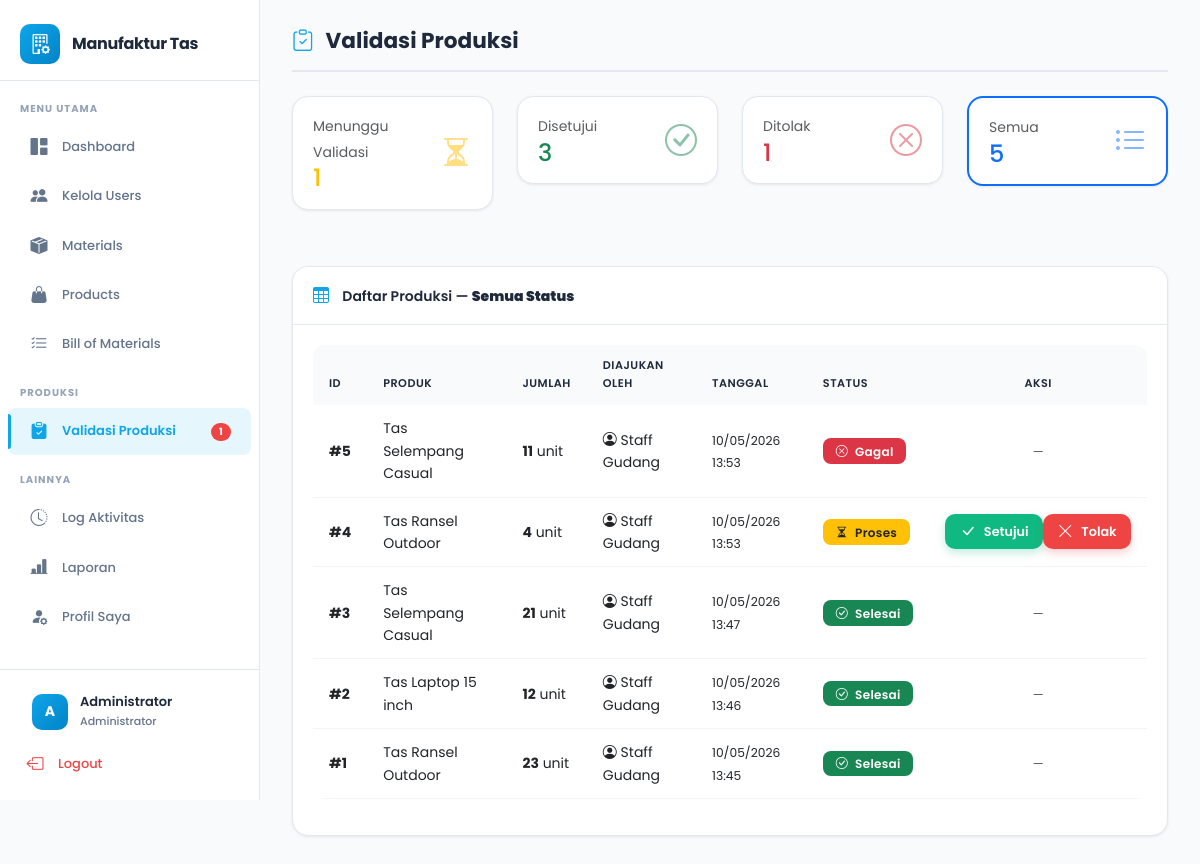
Page /pages/produksi/validasi.php?filter=semua (signed in) on the earlier database version.
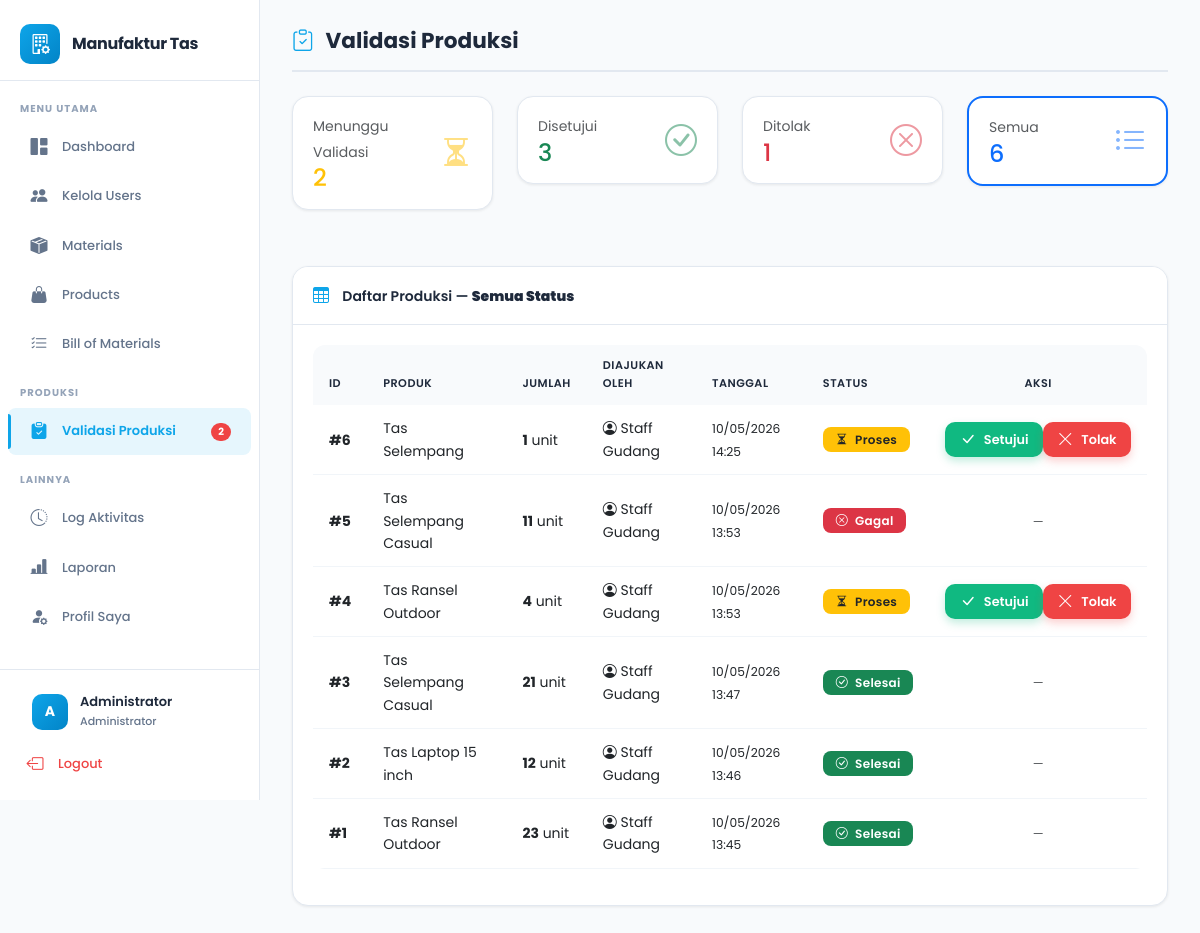
Same page on the later database version.
### tables this page shows
CREATE TABLE `produksi` (
  `id` int NOT NULL,
  `product_id` int NOT NULL,
  `user_id` int NOT NULL,
  `jumlah_produksi` int NOT NULL,
  `status` enum('proses','selesai','gagal') DEFAULT 'proses',
  `tanggal` timestamp NULL DEFAULT CURRENT_TIMESTAMP
);

CREATE TABLE `products` (
  `id` int NOT NULL,
  `nama_produk` varchar(150) NOT NULL,
  `deskripsi` text,
  `stok` int DEFAULT '0',
  `created_at` timestamp NULL DEFAULT CURRENT_TIMESTAMP
);

CREATE TABLE `users` (
  `id` int NOT NULL,
  `nama` varchar(100) NOT NULL,
  `username` varchar(50) NOT NULL,
  `password` varchar(255) NOT NULL,
  `role` enum('administrator','procurement','gudang') NOT NULL,
  `reset_token` varchar(64) DEFAULT NULL,
  `reset_token_expire` datetime DEFAULT NULL,
  `created_at` timestamp NULL DEFAULT CURRENT_TIMESTAMP
);

### pages/produksi/validasi.php (the view, shortened to what the changed rows need)
<?php
require_once '../../config/database.php';
$filter = $_GET['filter'] ?? 'proses';
$where = ($filter !== 'semua') ? "WHERE p.status = '$filter'" : "";
$stmt = $pdo->query("
    SELECT p.*, pr.nama_produk, u.nama as nama_user
    FROM produksi p
    JOIN products pr ON p.product_id = pr.id
    JOIN users u ON p.user_id = u.id
    $where
    ORDER BY p.tanggal DESC
");
$daftar_produksi = $stmt->fetchAll();
$stmt = $pdo->query("SELECT status, COUNT(*) as total FROM produksi GROUP BY status");
$status_counts = [];
while ($row = $stmt->fetch()) {
    $status_counts[$row['status']] = $row['total'];
}
include '../../includes/header.php';
?>
<div class="page-header">
    <h2><i class="bi bi-clipboard-check"></i> Validasi Produksi</h2>
</div>
<div class="row mb-4">
    <div class="col-md-3 mb-2">
        <a href="?filter=proses" class="text-decoration-none">
            <div class="card <?php echo $filter == 'proses' ? 'border-warning border-2' : ''; ?>">
                <div class="card-body py-3">
                    <div class="d-flex align-items-center justify-content-between">
                        <div>
                            <small class="text-muted">Menunggu Validasi</small>
                            <h4 class="mb-0 text-warning"><?php echo $status_counts['proses'] ?? 0; ?></h4>
                        </div>
                    </div>
                </div>
            </div>
        </a>
    </div>
    <div class="col-md-3 mb-2">
        <a href="?filter=semua" class="text-decoration-none">
            <div class="card <?php echo $filter == 'semua' ? 'border-primary border-2' : ''; ?>">
                <div class="card-body py-3">
                    <div class="d-flex align-items-center justify-content-between">
                        <div>
                            <small class="text-muted">Semua</small>
                            <h4 class="mb-0 text-primary"><?php echo array_sum($status_counts); ?></h4>
                        </div>
                    </div>
                </div>
            </div>
        </a>
    </div>
</div>
<div class="card">
    <div class="card-body">
        <?php if (empty($daftar_produksi)): ?>
        <p class="text-muted text-center py-4">
            <i class="bi bi-inbox" style="font-size: 2rem;"></i><br>
            Tidak ada data produksi
        </p>
        <?php else: ?>
        <div class="table-responsive">
            <table class="table table-hover align-middle">
                <thead>
                    <tr>
                        <th>ID</th>
                        <th>Produk</th>
                        <th>Jumlah</th>
                        <th>Diajukan Oleh</th>
                        <th>Tanggal</th>
                        <th>Status</th>
                        <th class="text-center">Aksi</th>
                    </tr>
                </thead>
                <tbody>
                    <?php foreach ($daftar_produksi as $prod): ?>
                    <tr>
                        <td><strong>#<?php echo $prod['id']; ?></strong></td>
                        <td><?php echo htmlspecialchars($prod['nama_produk']); ?></td>
                        <td><strong><?php echo $prod['jumlah_produksi']; ?></strong> unit</td>
                        <td>
                            <i class="bi bi-person-circle"></i>
                            <?php echo htmlspecialchars($prod['nama_user']); ?>
                        </td>
                        <td>
                            <small><?php echo date('d/m/Y H:i', strtotime($prod['tanggal'])); ?></small>
                        </td>
                        <td>
                            <?php
                            $badge_class = [
                                'proses' => 'bg-warning text-dark',
                                'selesai' => 'bg-success',
                                'gagal' => 'bg-danger'
                            ];
                            $badge_icon = [
                                'proses' => 'bi-hourglass-split',
                                'selesai' => 'bi-check-circle',
                                'gagal' => 'bi-x-circle'
                            ];
                            ?>
                            <span class="badge <?php echo $badge_class[$prod['status']]; ?>">
                                <i class="bi <?php echo $badge_icon[$prod['status']]; ?>"></i>
                                <?php echo ucfirst($prod['status']); ?>
                            </span>
                        </td>
                        <td class="text-center">
                            <?php if ($prod['status'] === 'proses'): ?>
                            <div class="btn-group btn-group-sm">
                                <form method="POST" action="" class="d-inline"
                                      onsubmit="return confirm('Setujui produksi #<?php echo $prod['id']; ?>?\nStok <?php echo htmlspecialchars($prod['nama_produk']); ?> akan bertambah <?php echo $prod['jumlah_produksi']; ?> unit.')">
                                    <button type="submit" class="btn btn-success btn-sm" title="Setujui">
                                        <i class="bi bi-check-lg"></i> Setujui
                                    </button>
                                </form>
                                <form method="POST" action="" class="d-inline"
                                      onsubmit="return confirm('Tolak produksi #<?php echo $prod['id']; ?>?\nStok material yang sudah terpakai akan dikembalikan.')">
                                    <button type="submit" class="btn btn-danger btn-sm" title="Tolak">
                                        <i class="bi bi-x-lg"></i> Tolak
                                    </button>
                                </form>
                            </div>
                            <?php else: ?>
                            <span class="text-muted"><small>—</small></span>
                            <?php endif; ?>
                        </td>
                    </tr>
                    <?php endforeach; ?>
                </tbody>
            </table>
        </div>
        <?php endif; ?>
    </div>
</div>
<?php include '../../includes/footer.php'; ?>

### includes/header.php (shortened to what the changed rows need)
<!DOCTYPE html>
<html lang="id">
<head>
    <link href="https://cdn.jsdelivr.net/npm/bootstrap@5.3.0/dist/css/bootstrap.min.css" rel="stylesheet">
    <link rel="stylesheet" href="https://cdn.jsdelivr.net/npm/bootstrap-icons@1.10.0/font/bootstrap-icons.css">
    <link rel="stylesheet" href="/Manufaktur/assets/css/style.css">
</head>
<body>
    <?php if (isset($_SESSION['user_id'])): ?>
        <aside class="sidebar" id="sidebar">
            <div class="sidebar-nav">
                <?php if ($_SESSION['role'] == 'gudang' || $_SESSION['role'] == 'administrator'): ?>
                    <ul class="nav flex-column">
                        <?php if ($_SESSION['role'] == 'administrator'): ?>
                            <li class="nav-item">
                                <?php
                                $stmt_pending = $pdo->query("SELECT COUNT(*) as total FROM produksi WHERE status = 'proses'");
                                $pending_count = $stmt_pending->fetch()['total'];
                                ?>
                                <a class="nav-link <?php echo strpos($_SERVER['PHP_SELF'], '/produksi/') !== false ? 'active' : ''; ?>"
                                    href="/Manufaktur/pages/produksi/validasi.php">
                                    <i class="bi bi-clipboard-check-fill"></i>
                                    <span>Validasi Produksi</span>
                                    <?php if ($pending_count > 0): ?>
                                        <span class="sidebar-badge"><?php echo $pending_count; ?></span>
                                    <?php endif; ?>
                                </a>
                            </li>
                        <?php endif; ?>
                    </ul>
                <?php endif; ?>
            </div>
        </aside>
        <main class="main-content">
        <?php else: ?>
            <main class="main-content-full">
            <?php endif; ?>

Differences in the rows shown:
added produksi: id "6", product.nama_produk "Tas Selempang", jumlah_produksi "1", user.nama "Staff Gudang", tanggal "10/05/2026 14:25", status "Proses"
Other differences:
$pending_count: "1" → "2"
$status_counts['proses']: "1" → "2"
array_sum($status_counts): "5" → "6"
